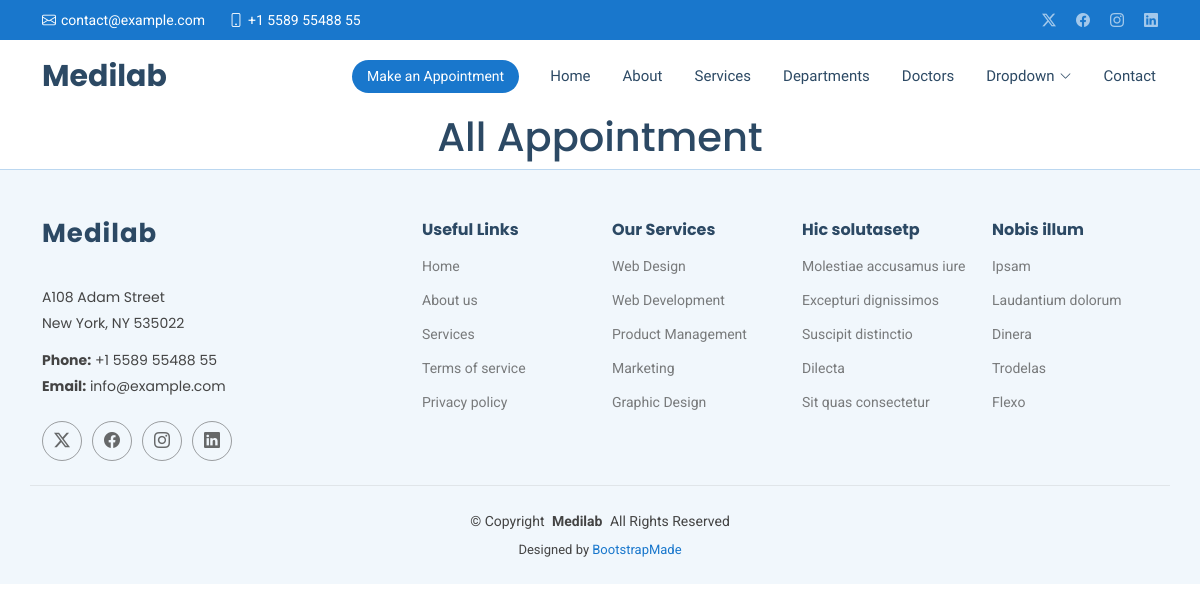
/show/, run on an earlier commit of the app's database.
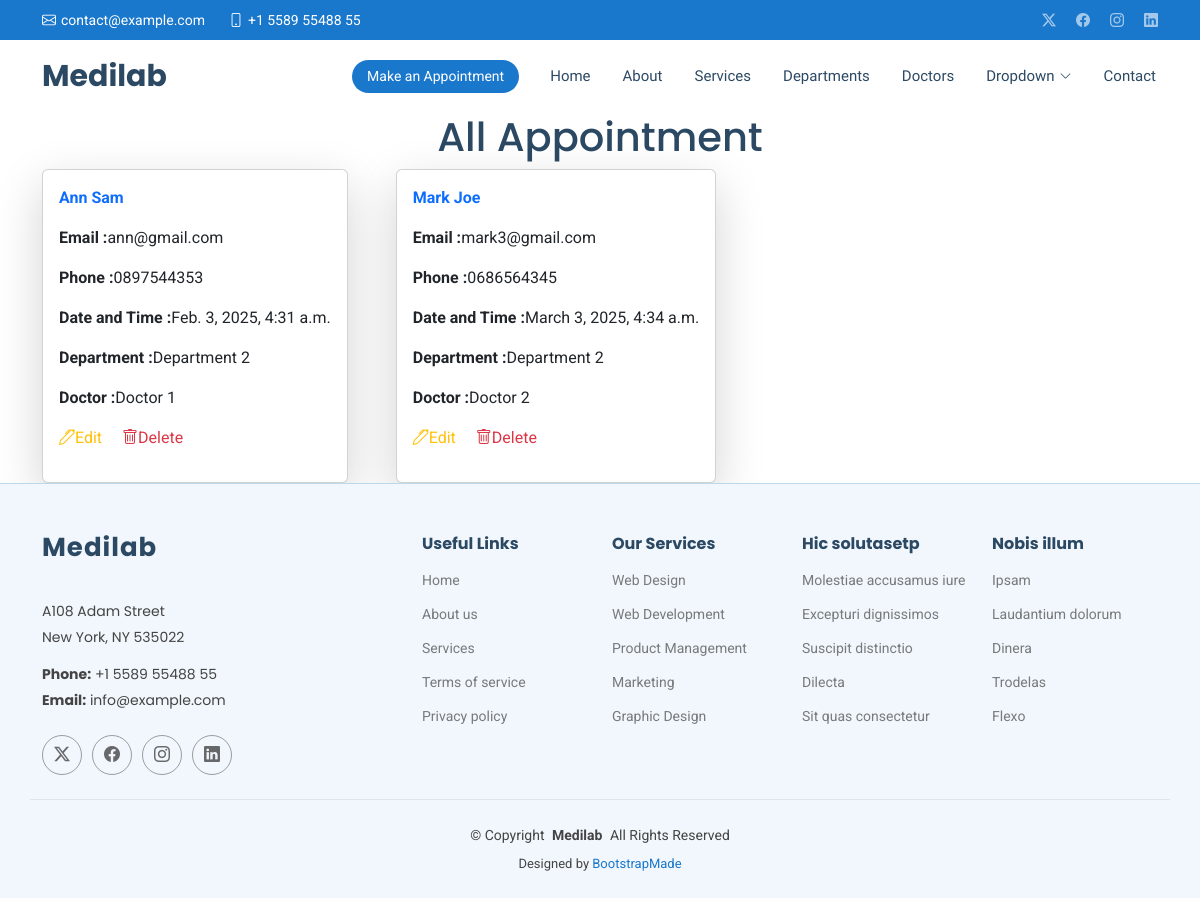
And on a later commit of the database.
### hospitalapp/models.py (models this page shows, shortened)
class Appointment(models.Model):
    name = models.CharField(max_length=50)
    email = models.EmailField()
    phone = models.CharField(max_length=15)
    date = models.DateTimeField()
    department = models.CharField(max_length=50)
    doctor = models.CharField(max_length=50)
    message = models.TextField()

### hospitalapp/views.py (the view)
# urls.py: path('show/', views.show, name='show'),
def show(request):
    all = Appointment.objects.all()
    return render(request, 'show.html',{'all':all})

### Templates/show.html (shortened to what this page needs)
{% extends 'starter-page.html' %}
{% load static %}
{% block content %}
    <h1 class="text-center">All Appointment</h1>
    <div class="d-flex flex-wrap gap-5 container">
    {% for x in all %}
      <div class="card w-30 p-3 shadow-lg">
      <p class="text-primary fw-bold">{{ x.name }}</p>
      <p><strong>Email :</strong>{{ x.email }}</p>
      <p><strong>Phone :</strong>{{ x.phone }}</p>
      <p><strong>Date and Time :</strong>{{ x.date }}</p>
      <p><strong>Department :</strong>{{ x.department }}</p>
      <p><strong>Doctor :</strong>{{ x.doctor}}</p>
      <p>
          <a href="{% url 'edit' x.id %}"class=" text-warning me-3">
              <i class="bi bi-pen"></i>Edit
          </a>
          <a href="/delete/{{ x.id }}" class="text-danger">
              <i class="bi bi-trash"></i>Delete
          </a>
      </p>
      </div>
    {% endfor %}
    </div>
{% endblock %}

### Templates/starter-page.html (shortened to what this page needs)
<!DOCTYPE html>
<html lang="en">
<head>
    {% load static %}
  <link href="{% static 'assets/vendor/bootstrap/css/bootstrap.min.css' %}" rel="stylesheet">
  <link href="{% static 'assets/vendor/bootstrap-icons/bootstrap-icons.css' %}" rel="stylesheet">
  <link href="{% static 'assets/vendor/aos/aos.css' %}" rel="stylesheet">
  <link href="{% static 'assets/vendor/fontawesome-free/css/all.min.css' %}" rel="stylesheet">
  <link href="{% static 'assets/vendor/glightbox/css/glightbox.min.css' %}" rel="stylesheet">
  <link href="{% static 'assets/vendor/swiper/swiper-bundle.min.css' %}" rel="stylesheet">
  <link href="{% static 'assets/css/main.css' %}" rel="stylesheet">
</head>
<body class="starter-page-page">
  <header id="header" class="header sticky-top">
    <div class="topbar d-flex align-items-center">
      <div class="container d-flex justify-content-center justify-content-md-between">
        <div class="contact-info d-flex align-items-center">
          <i class="bi bi-envelope d-flex align-items-center"><a href="mailto:contact@example.com">contact@example.com</a></i>
          <i class="bi bi-phone d-flex align-items-center ms-4"><span>+1 5589 55488 55</span></i>
        </div>
        <div class="social-links d-none d-md-flex align-items-center">
          <a href="#" class="twitter"><i class="bi bi-twitter-x"></i></a>
          <a href="#" class="facebook"><i class="bi bi-facebook"></i></a>
          <a href="#" class="instagram"><i class="bi bi-instagram"></i></a>
          <a href="#" class="linkedin"><i class="bi bi-linkedin"></i></a>
        </div>
      </div>
    </div>
    <div class="branding d-flex align-items-center">
      <div class="container position-relative d-flex align-items-center justify-content-between">
        <a href="index.html" class="logo d-flex align-items-center me-auto">
          <h1 class="sitename">Medilab</h1>
        </a>
        <nav id="navmenu" class="navmenu">
          <ul>
            <li><a href="{% url 'index' %}">Home<br></a></li>
            <li><a href="#about">About</a></li>
            <li><a href="{% url 'service' %}">Services</a></li>
            <li><a href="{% url 'department' %}">Departments</a></li>
            <li><a href="{% url 'doctor' %}">Doctors</a></li>
            <li class="dropdown"><a href="#"><span>Dropdown</span> <i class="bi bi-chevron-down toggle-dropdown"></i></a>
            </li>
            <li><a href="#contact">Contact</a></li>
          </ul>
        </nav>
        <a class="cta-btn d-none d-sm-block" href="#appointment">Make an Appointment</a>
      </div>
    </div>
  </header>
  <main class="main">
   {% block content %}
   {% endblock %}
  </main>
  <footer id="footer" class="footer light-background">
    <div class="container footer-top">
      <div class="row gy-4">
        <div class="col-lg-4 col-md-6 footer-about">
          <a href="index.html" class="logo d-flex align-items-center">
            <span class="sitename">Medilab</span>
          </a>
          <div class="footer-contact pt-3">
            <p>A108 Adam Street</p>
            <p>New York, NY 535022</p>
            <p class="mt-3"><strong>Phone:</strong> <span>+1 5589 55488 55</span></p>
            <p><strong>Email:</strong> <span>info@example.com</span></p>
          </div>
          <div class="social-links d-flex mt-4">
            <a href=""><i class="bi bi-twitter-x"></i></a>
            <a href=""><i class="bi bi-facebook"></i></a>
            <a href=""><i class="bi bi-instagram"></i></a>
            <a href=""><i class="bi bi-linkedin"></i></a>
          </div>
        </div>
        <div class="col-lg-2 col-md-3 footer-links">
          <h4>Useful Links</h4>
          <ul>
            <li><a href="#">Home</a></li>
            <li><a href="#">About us</a></li>
            <li><a href="#">Services</a></li>
            <li><a href="#">Terms of service</a></li>
            <li><a href="#">Privacy policy</a></li>
          </ul>
        </div>
        <div class="col-lg-2 col-md-3 footer-links">
          <h4>Our Services</h4>
          <ul>
            <li><a href="#">Web Design</a></li>
            <li><a href="#">Web Development</a></li>
            <li><a href="#">Product Management</a></li>
            <li><a href="#">Marketing</a></li>
            <li><a href="#">Graphic Design</a></li>
          </ul>
        </div>
        <div class="col-lg-2 col-md-3 footer-links">
          <h4>Hic solutasetp</h4>
          <ul>
            <li><a href="#">Molestiae accusamus iure</a></li>
            <li><a href="#">Excepturi dignissimos</a></li>
            <li><a href="#">Suscipit distinctio</a></li>
            <li><a href="#">Dilecta</a></li>
            <li><a href="#">Sit quas consectetur</a></li>
          </ul>
        </div>
        <div class="col-lg-2 col-md-3 footer-links">
          <h4>Nobis illum</h4>
          <ul>
            <li><a href="#">Ipsam</a></li>
            <li><a href="#">Laudantium dolorum</a></li>
            <li><a href="#">Dinera</a></li>
            <li><a href="#">Trodelas</a></li>
            <li><a href="#">Flexo</a></li>
          </ul>
        </div>
      </div>
    </div>
    <div class="container copyright text-center mt-4">
      <p>© <span>Copyright</span> <strong class="px-1 sitename">Medilab</strong> <span>All Rights Reserved</span></p>
      <div class="credits">
        Designed by <a href="https://bootstrapmade.com/">BootstrapMade</a>
      </div>
    </div>
  </footer>
</body>
</html>

What changed in the data, as far as the page shows it:
added Appointment: name "Ann Sam", email "ann@gmail.com", phone "0897544353", date "Feb. 3, 2025, 4:31 a.m.", department "Department 2", doctor "Doctor 1"
added Appointment: name "Mark Joe", email "mark3@gmail.com", phone "0686564345", date "March 3, 2025, 4:34 a.m.", department "Department 2", doctor "Doctor 2"
